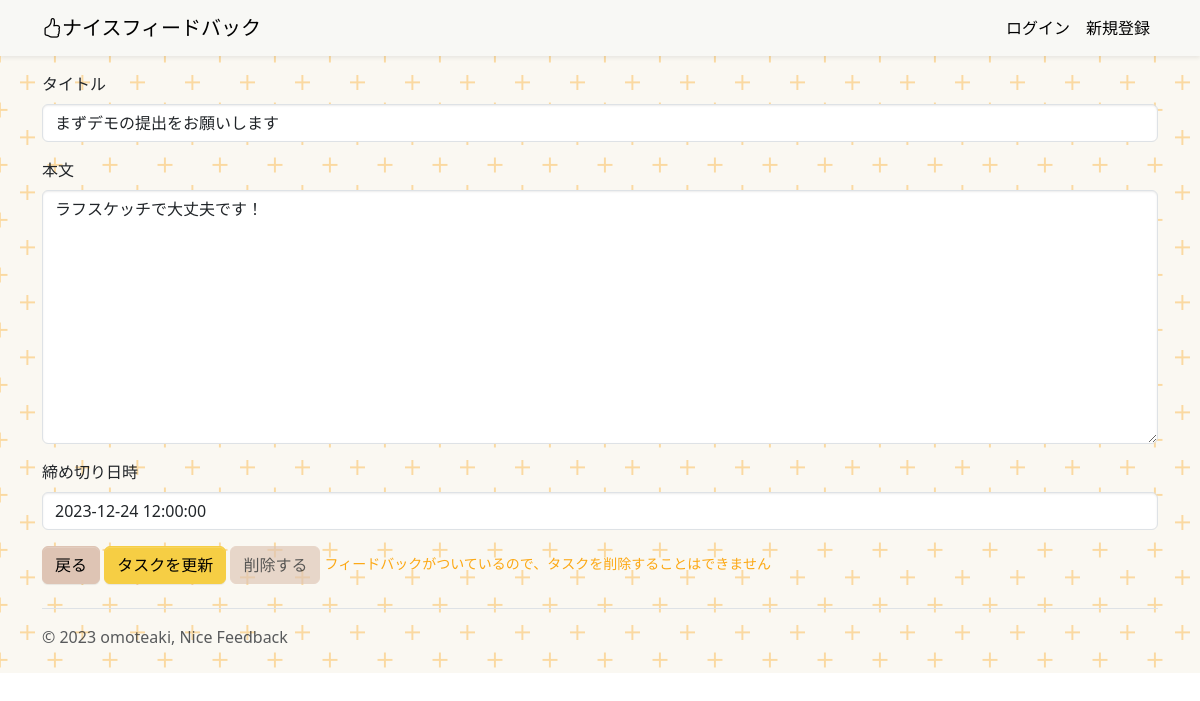
The page /task-edit/9 on the database its author committed.
### project/models.py (models this page shows, shortened)
class Task(models.Model):
    title = models.CharField(
        verbose_name="タイトル",
        max_length=30,
    )
    content = models.TextField(
        verbose_name="本文"
    )
    deadline_datetime = models.DateTimeField(
        verbose_name="締め切り日時",
    )
    added_at = models.DateTimeField(
        verbose_name="タスクを追加した日時",
        auto_now_add=True,
    )
    updated_at = models.DateTimeField(
        verbose_name="タスクを更新した日時",
        auto_now=True,
        null=True,
        blank=True,
    )
    project = models.ForeignKey(
        Project,
        verbose_name="プロジェクト",
        on_delete=models.CASCADE
    )

### project/views.py (the view, shortened to what this page needs)
# urls.py: path('task-edit/<int:pk>', views.TaskEditView.as_view(), name="task_edit"),
class TaskEditView(UpdateView):
    template_name = "task_edit.html"
    model = Task
    fields = [
        "title",
        "content",
        "deadline_datetime",
    ]
    def get_context_data(self, **kwargs):
        context = super().get_context_data(**kwargs)
        context["button_message"] = "タスクを更新"
        return context

### project/templates/task_edit.html (shortened to what this page needs)
{% extends "base.html" %}
{% load widget_tweaks %}
{% block contents %}
<div class="container">
  <form action="" method="post">
  {% for field in form %}
    <div class="mb-3">
      <label class="form-label" for="{{field.id_for_label}}">{{field.label}}</label>
      {% render_field field class="form-control" %}
    </div>
  {% endfor %}
    <a href="{% url "project:task_detail" object.pk %}" class="btn btn-secondary">戻る</a>
    <button type="submit" class="btn btn-primary">{{button_message}}</button>
    <a href="{% url "project:task_delete" object.pk %}" class="btn btn-secondary {% if object.feedback_set %}disabled{% endif %} ">削除する</a>
    {% if object.feedback_set %}
    <small class="text-warning">フィードバックがついているので、タスクを削除することはできません</small>
    {% endif %}
  </form>
</div>
{% endblock %}

### static/css/style.css (style rules this page uses)
body { position: relative; }

### rows shown on the page
Task: title "まずデモの提出をお願いします" "ラフスケッチで大丈夫です！" "2023-12-24 12:00:00"

### other values the page prints
{{ field.label }} "タイトル" "本文" "締め切り日時"
{{ button_message }} "タスクを更新"
